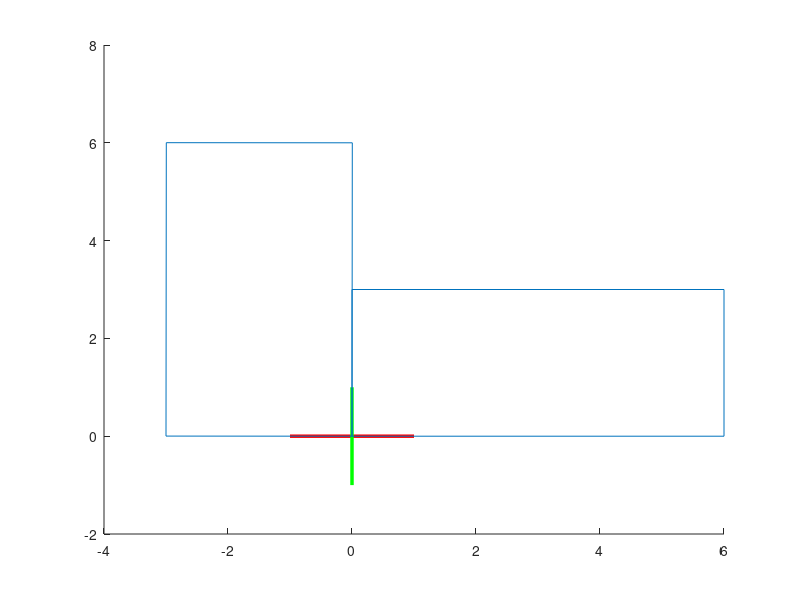

Source code (MATLAB):
close all
angle_rad = deg2rad(90);
for t=0:0.01:angle_rad
     clf

%PLANO CARTECIANO--------------------------------------------------------- 
%line(Xi Xf],[Yi Yf],[Zi Zf]);
 line([-1 1],[0 0],[0 0],'color',[1 0 0],'linewidth',2.5);
 line([0 0],[-1 1],[0 0],'color',[0 1 0],'linewidth',2.5);
%COORDENADAS--------------------------------------------------------------
p1 = [0 0];
p2 = [6 0];
p3 = [6 3];
p4 = [0 3];
%LINEAS DEL
%CUADRO-------------------------------------------------------------------
line ([p1(1) p2(1)],[p1(2) p2(2)],[0 0]);
line ([p2(1) p3(1)],[p2(2) p3(2)],[0 0]);
line ([p3(1) p4(1)],[p3(2) p4(2)],[0 0]);
line ([p1(1) p4(1)],[p1(2) p4(2)],[0 0]);

%ROTACION EN Z------------------------------------------------------------

                                                            
Rz = [cos(t) -sin(t); sin(t) cos(t)];

p1r = Rz*p1';
p2r = Rz*p2';
p3r = Rz*p3';
p4r = Rz*p4';

%DIBUJO DE ROTACION-------------------------------------------------------
line ([p1r(1) p2r(1)],[p1r(2) p2r(2)],[0 0]);
line ([p2r(1) p3r(1)],[p2r(2) p3r(2)],[0 0]);
line ([p3r(1) p4r(1)],[p3r(2) p4r(2)],[0 0]);
line ([p1r(1) p4r(1)],[p1r(2) p4r(2)],[0 0]);
pause(0.01)
end
